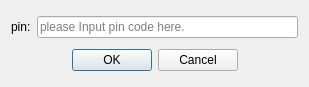
<?xml version="1.0" encoding="UTF-8"?>
<ui version="4.0">
 <class>OAuth2PinInputDialog</class>
 <widget class="QDialog" name="OAuth2PinInputDialog">
  <property name="geometry">
   <rect>
    <x>0</x>
    <y>0</y>
    <width>309</width>
    <height>87</height>
   </rect>
  </property>
  <property name="windowTitle">
   <string>OAuth 2.0 Pin input</string>
  </property>
  <layout class="QVBoxLayout" name="verticalLayout">
   <item>
    <layout class="QHBoxLayout" name="horizontalLayout_2">
     <item>
      <widget class="QLabel" name="label">
       <property name="text">
        <string>pin:</string>
       </property>
      </widget>
     </item>
     <item>
      <widget class="QLineEdit" name="pinCode">
       <property name="placeholderText">
        <string>please Input pin code here.</string>
       </property>
      </widget>
     </item>
    </layout>
   </item>
   <item>
    <widget class="QDialogButtonBox" name="buttonBox">
     <property name="orientation">
      <enum>Qt::Horizontal</enum>
     </property>
     <property name="standardButtons">
      <set>QDialogButtonBox::Cancel|QDialogButtonBox::Ok</set>
     </property>
     <property name="centerButtons">
      <bool>true</bool>
     </property>
    </widget>
   </item>
  </layout>
 </widget>
 <resources/>
 <connections>
  <connection>
   <sender>buttonBox</sender>
   <signal>accepted()</signal>
   <receiver>OAuth2PinInputDialog</receiver>
   <slot>accept()</slot>
   <hints>
    <hint type="sourcelabel">
     <x>248</x>
     <y>254</y>
    </hint>
    <hint type="destinationlabel">
     <x>157</x>
     <y>274</y>
    </hint>
   </hints>
  </connection>
  <connection>
   <sender>buttonBox</sender>
   <signal>rejected()</signal>
   <receiver>OAuth2PinInputDialog</receiver>
   <slot>reject()</slot>
   <hints>
    <hint type="sourcelabel">
     <x>316</x>
     <y>260</y>
    </hint>
    <hint type="destinationlabel">
     <x>286</x>
     <y>274</y>
    </hint>
   </hints>
  </connection>
 </connections>
</ui>
